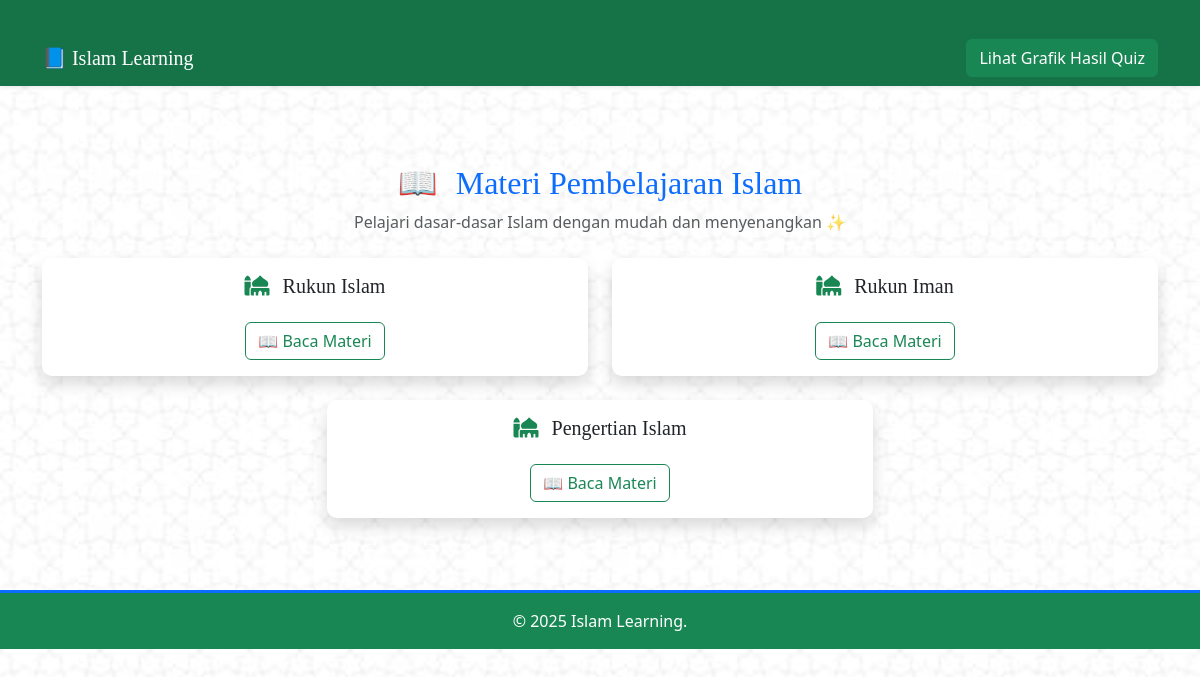
The page / on the database its author committed.
### tables this page shows
CREATE TABLE `materi` (
  `id` int(11) NOT NULL,
  `judul` varchar(100) DEFAULT NULL,
  `isi` longtext DEFAULT NULL
);

### index.php (the view, shortened to what this page needs)
<?php
include "db.php";
$result = $conn->query("SELECT * FROM materi");
?>
<!DOCTYPE html>
<html lang="id">
<head>
    <link href="https://cdn.jsdelivr.net/npm/bootstrap@5.3.0/dist/css/bootstrap.min.css" rel="stylesheet">
    <link rel="stylesheet" href="style.css">
</head>
<body class="bg-light">
<nav class="navbar navbar-expand-lg navbar-dark bg-success shadow-sm">
    <div class="container">
        <a class="navbar-brand" href="index.php">📘 Islam Learning</a>
        <div class="collapse navbar-collapse">
            <ul class="navbar-nav ms-auto">
                <li class="nav-item">
                    <a href="grafik.php" class="btn btn-success">Lihat Grafik Hasil Quiz</a>
                </li>
            </ul>
        </div>
    </div>
</nav>
<div class="container mt-5">
    <div class="text-center mb-4">
        <h2><span style="margin-right:10px;">📖</span> Materi Pembelajaran Islam</h2>
        <p class="text-muted">Pelajari dasar-dasar Islam dengan mudah dan menyenangkan ✨</p>
    </div>
    <div class="row justify-content-center">
        <?php while($row = $result->fetch_assoc()): ?>
            <div class="col-md-6 mb-4">
                <div class="card shadow border-0 h-100">
                    <div class="card-body">
                        <h5 class="card-title">
                            <i class="fas fa-mosque"></i> <?= htmlspecialchars($row['judul']) ?>
                        </h5>
                        <a href="materi.php?id=<?= $row['id'] ?>" class="btn btn-outline-success mt-3">📖 Baca Materi</a>
                    </div>
                </div>
            </div>
        <?php endwhile; ?>
    </div>
</div>
<footer class="bg-success text-white text-center p-3 mt-5">
    &copy; <?= date('Y') ?> Islam Learning.
</footer>
</body>
</html>

### style.css (style rules this page uses)
body { background: #f2f4f3; font-family: 'Segoe UI', Tahoma, Geneva, Verdana, sans-serif; background-image: url('assets/bg_masjid.jpg'); background-size: cover; background-repeat: no-repeat; background-attachment: fixed; }
.navbar { background: #157347 !important; }
.navbar-brand, .nav-link, h1, h2, h3, h4, h5 { font-family: 'Amiri', serif; }
.container { padding-top: 30px; }
.card { box-shadow: 0 4px 8px rgba(0,0,0,0.1); border-radius: 10px; background: white; }
footer { background: #157347; color: white; text-align: center; padding: 10px 0; margin-top: 40px; border-top: 3px solid #0d6efd; }
h1, h2, h3 { color: #0d6efd; }
ul li a { text-decoration: none; color: #0d6efd; font-weight: bold; }
body { background-image: url('assets/bg-pattern-islamic.png'); background-size: contain; background-repeat: repeat; background-attachment: fixed; }

### index.php (style rules this page uses)
.card-body { text-align: center; }
.card-title i { color: #198754; margin-right: 8px; }

### rows shown on the page
materi: judul "Rukun Islam"
materi: judul "Rukun Iman"
materi: judul "Pengertian Islam"
